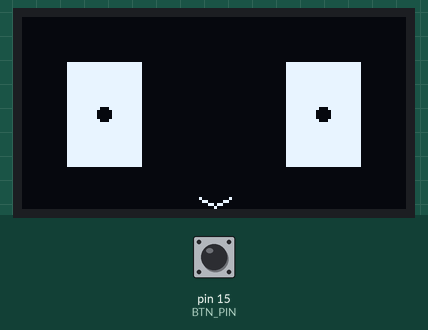
Recording of a sketch running on a simulated Arduino Uno, built with avr-gcc and run on an emulated ATmega328P. Parts: 128×64 one-colour display. The inputs (shaded band) are chosen by the test bench; at power-on: pin 15 (BTN_PIN) HIGH. Random numbers use the default seed unless the sketch sets one.

Above: at 0.1 s.
At 4.0 s:
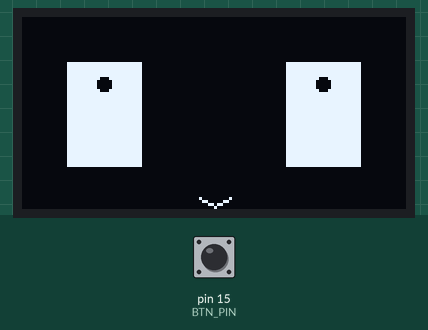
At 8.5 s:
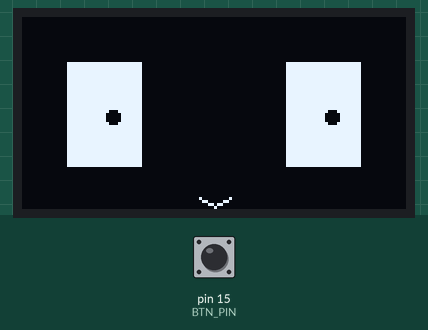
At 17.7 s:
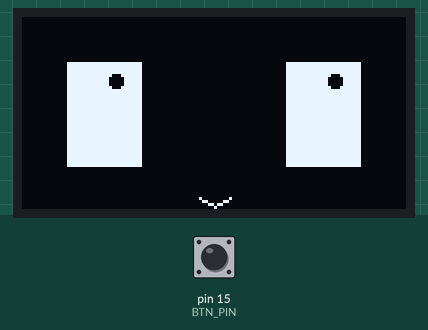
At 26.7 s:
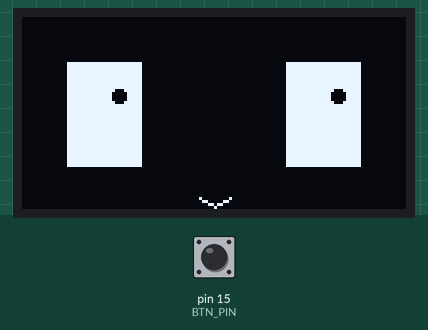
At 37.7 s:
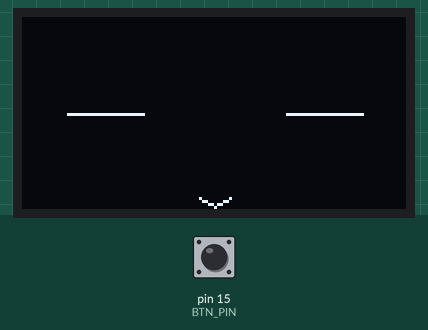

The sketch:

animated_face.ino
```cpp
#include <Wire.h>
#include <Adafruit_GFX.h>
#include <Adafruit_SSD1306.h>

#define SCREEN_WIDTH 128
#define SCREEN_HEIGHT 64
#define OLED_RESET -1
#define SCREEN_ADDRESS 0x3C // <-- CHANGE THIS to 0x3D if needed

#define BTN_PIN 15

Adafruit_SSD1306 display(SCREEN_WIDTH, SCREEN_HEIGHT, &Wire, OLED_RESET);

// Eye parameters (Anime style: filled rectangles with reflections)
const int EYE_WIDTH = 25;
const int EYE_HEIGHT = 35;
const int LEFT_EYE_X_BASE = 15;
const int RIGHT_EYE_X_BASE = 88;
const int EYE_Y_BASE = 15;
const int REFLECTION_SIZE = 2; // Pupil/reflection size

// Pupil movement variables for smooth tracking
int pupilOffsetX, pupilOffsetY; // Unified offsets for both eyes
int targetOffsetX, targetOffsetY; // Unified targets

// Timing variables
unsigned long previousMillis = 0;
const long frameDelay = 30; // Target 33 FPS
unsigned long nextActionTime = 0;
enum FaceState { NORMAL, BLINKING, WINKING, REACTING };
FaceState currentState = NORMAL;
const int BLINK_DURATION = 100;
unsigned long actionStartTime = 0;

// Button variables
bool lastButtonState = HIGH;
unsigned long lastDebounceTime = 0;
unsigned long debounceDelay = 50;


void setup() {
  Wire.begin();
  if(!display.begin(SSD1306_SWITCHCAPVCC, SCREEN_ADDRESS)) {
    for(;;);
  }
  pinMode(BTN_PIN, INPUT_PULLUP);
  randomSeed(analogRead(0));
  setNewPupilTarget();
  scheduleNextAction();
}

void loop() {
  unsigned long currentMillis = millis();

  handleButton();
  handleActions(currentMillis);
  updatePupilPosition(); // Smoothly move pupils

  if (currentMillis - previousMillis >= frameDelay) {
    previousMillis = currentMillis;
    display.clearDisplay();
    drawFace();
    display.display();
  }
}

// --- Function Definitions ---

void handleButton() {
  int reading = digitalRead(BTN_PIN);
  if (reading != lastButtonState) lastDebounceTime = millis();

  if ((millis() - lastDebounceTime) > debounceDelay) {
    if (reading != lastButtonState) {
      lastButtonState = reading;
      if (lastButtonState == LOW) {
        // React to button press by looking UP suddenly
        currentState = REACTING;
        actionStartTime = millis();
        // Set unified targets for looking UP
        targetOffsetX = 0;
        targetOffsetY = -10; // Look high up in the eye area
      }
    }
  }
}

void handleActions(unsigned long currentMillis) {
    if (currentState == NORMAL && currentMillis >= nextActionTime) {
      int action = random(0, 100);
      actionStartTime = currentMillis;
      if (action < 85) currentState = BLINKING;
      else currentState = WINKING;
    }

    if ((currentState == BLINKING || currentState == WINKING || currentState == REACTING) &&
        currentMillis - actionStartTime >= (currentState == WINKING ? 200 : 100)) {
      currentState = NORMAL;
      scheduleNextAction();
      setNewPupilTarget(); // Get a new random *synchronized* target location
    }
}

void scheduleNextAction() {
  nextActionTime = millis() + random(1500, 4000);
}

void setNewPupilTarget() {
  // Define a restricted area for the reflection dots to wander within the white eye block
  // This range is now applied as a unified offset
  int xRange = (EYE_WIDTH - (REFLECTION_SIZE * 2) - 2) / 2;
  int yRange = (EYE_HEIGHT - (REFLECTION_SIZE * 2) - 2) / 2;

  targetOffsetX = random(-xRange, xRange + 1);
  targetOffsetY = random(-yRange, yRange + 1);
}

void updatePupilPosition() {
  // Smooth movement towards the unified target
  pupilOffsetX += (targetOffsetX - pupilOffsetX) / 3;
  pupilOffsetY += (targetOffsetY - pupilOffsetY) / 3;
}

void drawFace() {
    drawMouthHappy();

    // Calculate the actual pupil positions based on the base location + unified offset
    int leftPupilX = LEFT_EYE_X_BASE + EYE_WIDTH/2 + pupilOffsetX;
    int leftPupilY = EYE_Y_BASE + EYE_HEIGHT/2 + pupilOffsetY;
    int rightPupilX = RIGHT_EYE_X_BASE + EYE_WIDTH/2 + pupilOffsetX;
    int rightPupilY = EYE_Y_BASE + EYE_HEIGHT/2 + pupilOffsetY;


    if (currentState == BLINKING) {
        // Draw lines for closed eyes
        int blinkY = EYE_Y_BASE + (EYE_HEIGHT / 2);
        display.drawLine(LEFT_EYE_X_BASE, blinkY, LEFT_EYE_X_BASE + EYE_WIDTH, blinkY, SSD1306_WHITE);
        display.drawLine(RIGHT_EYE_X_BASE, blinkY, RIGHT_EYE_X_BASE + EYE_WIDTH, blinkY, SSD1306_WHITE);
    } else if (currentState == WINKING) {
        // Left eye open, right eye closed line
        display.fillRect(LEFT_EYE_X_BASE, EYE_Y_BASE, EYE_WIDTH, EYE_HEIGHT, SSD1306_WHITE);
        display.fillCircle(leftPupilX, leftPupilY, REFLECTION_SIZE, SSD1306_BLACK);
        int blinkY = EYE_Y_BASE + (EYE_HEIGHT / 2);
        display.drawLine(RIGHT_EYE_X_BASE, blinkY, RIGHT_EYE_X_BASE + EYE_WIDTH, blinkY, SSD1306_WHITE);
    } else {
        // Draw open eyes with synchronized moving reflection/pupil dots
        display.fillRect(LEFT_EYE_X_BASE, EYE_Y_BASE, EYE_WIDTH, EYE_HEIGHT, SSD1306_WHITE);
        display.fillCircle(leftPupilX, leftPupilY, REFLECTION_SIZE, SSD1306_BLACK);
        display.fillRect(RIGHT_EYE_X_BASE, EYE_Y_BASE, EYE_WIDTH, EYE_HEIGHT, SSD1306_WHITE);
        display.fillCircle(rightPupilX, rightPupilY, REFLECTION_SIZE, SSD1306_BLACK);
    }
}

void drawMouthHappy() {
  int mouthX = SCREEN_WIDTH / 2;
  int mouthY = EYE_Y_BASE + EYE_HEIGHT + 10;
  display.drawLine(mouthX - 5, mouthY, mouthX, mouthY + 3, SSD1306_WHITE);
  display.drawLine(mouthX, mouthY + 3, mouthX + 5, mouthY, SSD1306_WHITE);
}
```

Measured:
- what the display in image 0 shows lasts 3.6 s, from 0.1 s to 3.7 s
- what the display in image 1 shows lasts 1.7 s, from 3.9 s to 5.6 s
- what the display in image 2 shows lasts 3.9 s, from 8.4 s to 12.3 s
- what the display in image 3 shows lasts 2.1 s, from 17.6 s to 19.7 s
- what the display in image 4 shows lasts 2.3 s, from 26.6 s to 28.9 s
